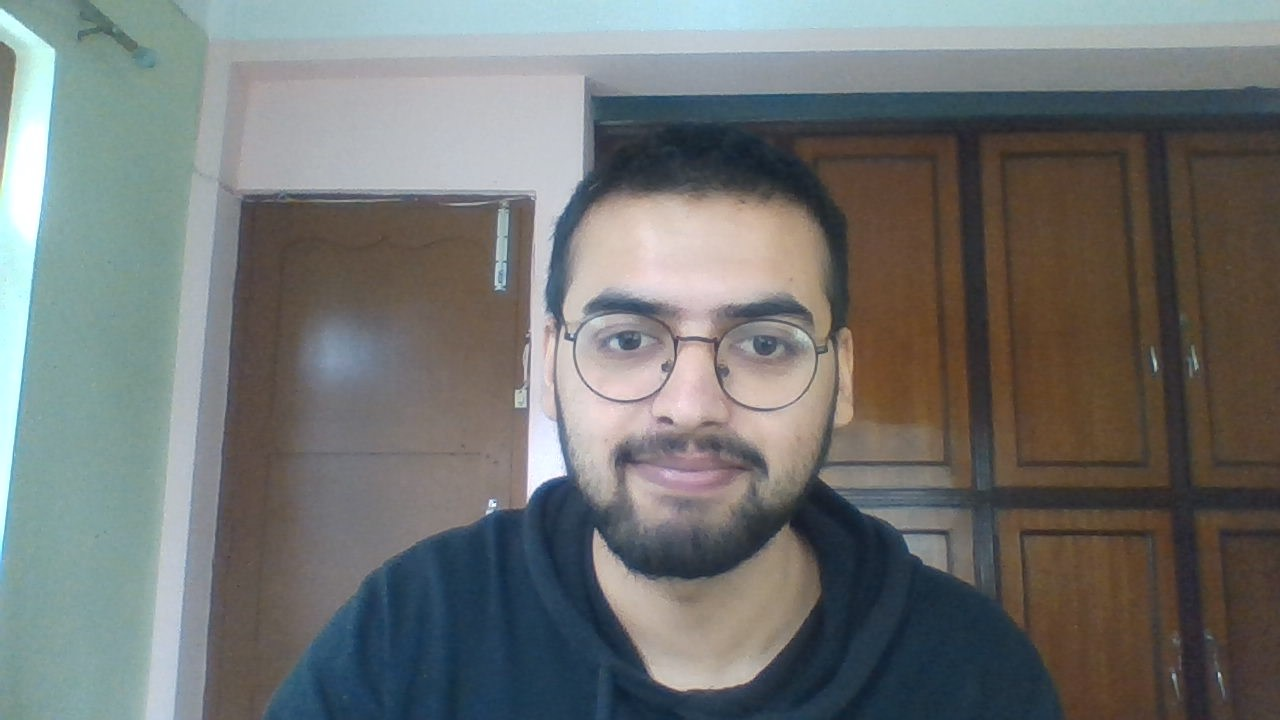
#> input picture me.jpg, 1280 x 720 px
$ python mosaic.py
#> lines starting #> are read from the running program, lines starting #| are printed output that depends on the picture
import cv2
import numpy as np
import os
import glob2
import tqdm
import argparse
import time
import sys

ap = argparse.ArgumentParser(description="Create Image Mosaic")
ap.add_argument("-i", "--image", default="me.jpg",
                help="Path to the content image")
ap.add_argument("-d", "--datasets", default="images",
                help="Path to the images datasets")
ap.add_argument("-r", "--division", default=16, type=int,
                help="Divides the image n division. Default is 32. Higher value leads to better mosaic but it takes more time. ")
ap.add_argument("-s", "--size", nargs='+', default=None, type=int,
                help="Output size of the image")
ap.add_argument('-o', '--output', default="output.jpg",
                help="Path to save the image with filename ")
args = vars(ap.parse_args())
WEIGHT = 0.7


class Mosaic:
    def __init__(self, contentPath, dataPath='images', division=32, contentSize=None):
        '''Create photo mosaic with content image'''
        self.contentPath = contentPath
        self.imagesPath = dataPath
        self.content = None
        self.H = None
        self.W = None
        self.C = None
        self.colors = {}
        self.division = division
        self.contentSize = contentSize
        self.loadContent()
        self.initDatasets()

    def initDatasets(self):
        '''Load the datasets/images and set their RGB values in colors dictionary '''
        types = ('*.png', '*.jpg', '*.jpeg')  # the tuple of file types
        images = []
        for files in types:
            images.extend(glob2.glob(self.imagesPath+'/'+files))
        print("Loading Images dataset")
        start = time.time()
        if(len(self.colors) == 0):
            for imgPath in tqdm.tqdm(images):
                img = cv2.imread(imgPath)
                img = cv2.resize(
                    img, (self.W//self.division, self.H//self.division))
                mean = np.mean(img, axis=(0, 1))
                mean = np.asarray(mean, dtype=np.uint8)
                name = os.path.basename(imgPath)

                self.colors[name] = mean
        print('Loading Images dataset.... Done')
        print("Total ", time.time()-start)

    def loadAndResize(self, path, size):

        img = cv2.imread(path)
        img = cv2.resize(img, size)
        return img

    def loadContent(self, ):
        '''Load and resize content Image'''
        self.content = cv2.imread(self.contentPath)
#> self.content is the input picture: shape (720, 1280, 3); mean B, G, R 114.3, 115.6, 113
        if self.contentSize is not None:
            self.content = cv2.resize(self.content, self.contentSize)
        self.H, self.W, self.C = self.content.shape
#> self.H = 720; self.W = 1280; self.C = 3
        return self.content

    def mosaicify(self):
        pixelHeight, pixelWidth = self.H//self.division, self.W//self.division
#> pixelHeight = 45; pixelWidth = 80
        print("Creating Mosaics.. This may take a while")
        dynamicMean = {}
        start = time.time()
        for row in tqdm.tqdm(range(0, self.H, pixelHeight)):
            for col in tqdm.tqdm(range(0, self.W, pixelWidth)):
                roi = self.content[row:row + pixelHeight, col:col+pixelWidth]
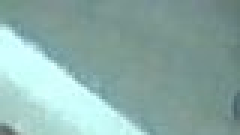
#> roi: shape (45, 80, 3) (shown 3 times larger); mean B, G, R 168.5, 173.2, 140.2
                mean = np.mean(roi, axis=(0, 1))
#> mean = [168.5, 173.2, 140.2]
                mean = np.asarray(mean, dtype=np.float32)/255.0
#> mean = [0.661, 0.679, 0.55]
                dynamicAverage = np.mean(mean*255.0).astype(np.uint8)
#> dynamicAverage = 160

                minDistance = 10
                fileName = ''

                if(dynamicAverage in dynamicMean.keys()):
                    fileName = dynamicMean[dynamicAverage]
                    minImage = self.loadAndResize(
                        os.path.join(self.imagesPath, fileName), (roi.shape[1], roi.shape[0]))
                    self.content[row:row + pixelHeight,
                                 col:col+pixelWidth] = cv2.addWeighted(minImage, WEIGHT, roi, (1-WEIGHT), 1)
                    continue

                for name, value in self.colors.items():
                    value = value / 255.0
                    dist = np.linalg.norm(
                        mean-value)

                    if(dist < minDistance):
                        fileName = name
                        minDistance = dist
#> after the loop, fileName = ''; minDistance = 10

                if(fileName != ''):
                    dynamicMean[dynamicAverage] = fileName

                    minImage = self.loadAndResize(
                        os.path.join(self.imagesPath, fileName), (roi.shape[1], roi.shape[0]))
                    self.content[row:row + pixelHeight,
                                 col:col+pixelWidth] = cv2.addWeighted(minImage, WEIGHT, roi, (1-WEIGHT), 1)
                    # self.content[row:row + pixelHeight,
                    #              col:col+pixelWidth] = minImage
        print("Mosaic Creating Complete... Saving image")
        cv2.imwrite(args['output'], self.content)
        print("Image Saved..." + args['output'])
        print("Total Time taken : ", time.time()-start, 'secs')
        return self.content

if __name__ == '__main__':
    mosaic = Mosaic(args['image'], args['datasets'],
                    division=args['division'], contentSize=None if args['size'] is None else tuple(args['size']))
    cv2.imshow('Output', mosaic.mosaicify())
    cv2.waitKey(0)
    cv2.destroyAllWindows()
#> (the run stopped early here; a loop or call above may not have finished)
